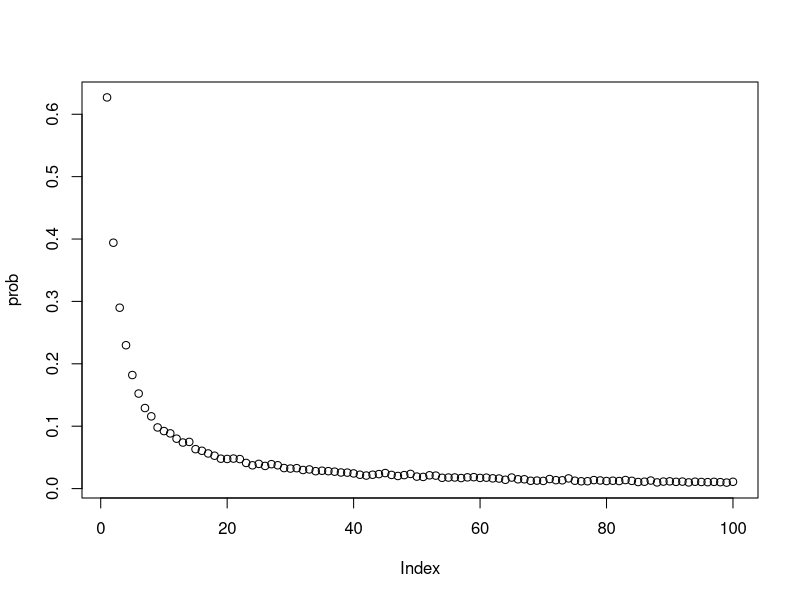

Recreate this plot in R. (Note: a time limit stopped this script after it produced the figure.)
################################################################
#Task 5
'In order to calculate the probabilities, we need to find out the times each
length appears in all simulations. The first loop is used to indicate all the
experiments, and the second loop is used to indicate n prisoners participated
in turn. The third loops are used to simulate the process of each prisoner
finding their cards. The length of every prisoner will be recorded by adding
one to the corresonding item in list freq. At the end of each simulation, those
length with freq more than 0 will be added by one in list cnt. After all the
simulations are completed, the probabilities can be calculated by dividing cnt
by nreps.'



# to estimate the probabilities of loop length from 1 to 2n
dloop = function(n,nreps){
  PR = numeric(2*n) # 2n-vector of each length's probability
  cnt = numeric(2*n) # counts each length occurs at least once
  
  # 2n simulations
  for (i in 1:nreps) {
    boxes = sample(1:(2*n),replace = F) # randomly shuffle cards to boxes
    freq = numeric(2*n) # the frequency each length occur in one simulation
    
    # 2n prisoners complete the simulation in turn
    for (j in 1:(2*n)) {
      len = 1
      k = j # the next box to open
      
      # break until find the card with their number
      while (boxes[k] != j) {
        k = boxes[k]
        len = len + 1
      }
      freq[len] = freq[len] + 1
    }
    
    # record the counts each length occurs at least once
    for (len in 1:(2*n)) {
      if (freq[len] != 0)
      cnt[len] = cnt[len] + 1
    }
  }
  
  # calculate the probability of each length
  for (len in 1:(2*n)) {
    PR[len] = cnt[len]/nreps
  }
  return(PR)
}




################################################################
#Task 6



# estimate the probabilities for n = 50, nreps = 10000
prob = dloop(50,10000)
print(prob)
plot(prob)

# calculate the probability that there is no loop longer than 50
ans = 1
for (i in 51:length(prob)) {
  ans = ans - prob[i]
}
print(ans)


# calculate the probability that there is no loop longer than 50
dloop2 = function(n,nreps){
  PR = 0
  cnt = 0 # the counts of the simulations without loop longer than 50
  
  # 2n simulations
  for (i in 1:nreps) {
    boxes = sample(1:(2*n),replace = F) # randomly shuffle cards to boxes
    max_len = 0 # record the longest length in each simulation
    
    # 2n prisoners complete the simulation in turn
    for (j in 1:(2*n)) {
      len = 1
      k = j # the next box to open
      
      # break until find the card with their number
      while (boxes[k] != j) {
        k = boxes[k]
        len = len + 1
      }
      max_len = max(max_len,len) # change the maximum if necessary
    }
    
    # add the count if there is no loop longer than 50 in this simulation
    if (max_len <= 50)
      cnt = cnt + 1
  }
  
  # calculate the probability that there is no loop longer than 50
  PR = cnt/nreps
  return(PR)
}

# estimate the probability for n = 50, nreps = 10000
dloop2(50,10000)
